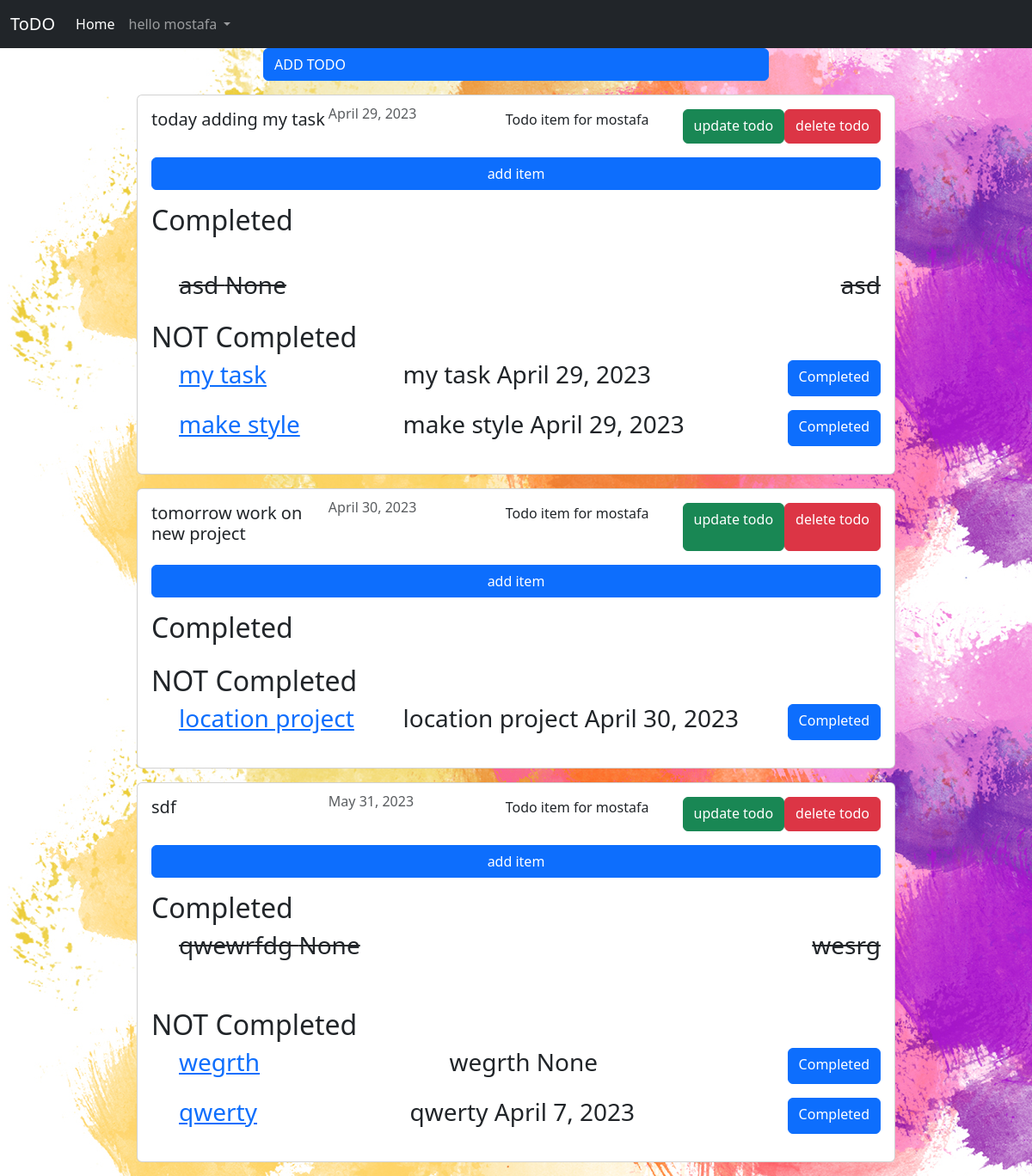
Page / (signed in) on the earlier database version.
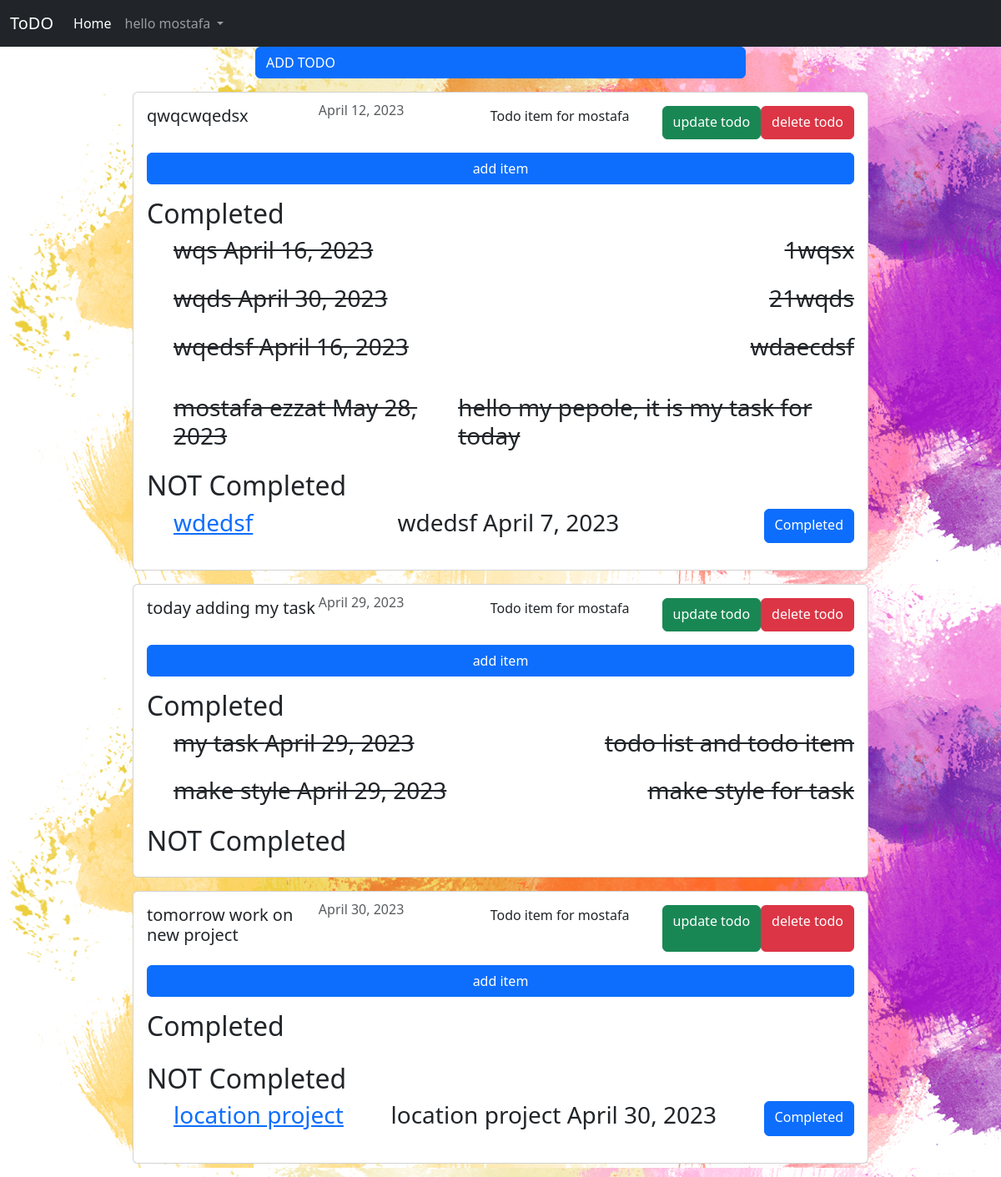
Same page on the later database version.
### users/models.py (models this page shows, shortened)
class CustomUser(AbstractUser , PermissionsMixin):
    email = models.EmailField(verbose_name='email' , max_length=60 , unique=True)
    user_name = models.CharField(max_length=30 , unique=True)
    start_date = models.DateTimeField(auto_now_add=True , verbose_name='date joined')
    last_login = models.DateTimeField(auto_now=True , verbose_name='last login')
    is_staff = models.BooleanField(default=False)
    is_active = models.BooleanField(default=False)
    is_admin = models.BooleanField(default=False)
    is_superuser = models.BooleanField(default=False)
    username = None
    USERNAME_FIELD = 'email'
    REQUIRED_FIELDS = ['user_name']
    objects = MyAccountManager()

### main/models.py (models this page shows, shortened)
class Todo(models.Model):
    user = models.ForeignKey(CustomUser,on_delete=models.CASCADE)
    title=models.CharField(max_length=150)
    date_created = models.DateField(null=True , blank=True)

class TodoItem(models.Model):
    title=models.CharField(max_length=150)
    description=models.TextField()
    is_completed = models.BooleanField(default=False)
    date_created = models.DateField(null=True , blank=True)
    todo = models.ForeignKey(Todo , on_delete=models.CASCADE)

### main/views.py (the view)
# urls.py: path('', views.home , name="home"),
@login_required(login_url="login")
def home(request):
    if request.user:
        todos = Todo.objects.filter( user = request.user)
        todos = todos.order_by("date_created")
    else:
        return redirect("login")
    context = {"user": request.user, "todos": todos}
    return render(request, "home.html", context)

### Templates/home.html
{% extends 'base.html' %} {% block content %}
<div class="container-fluid">
  <a class="btn btn-primary d-flex w-50 m-auto" href="{% url 'createtodo'%}">
    ADD TODO</a
  >
  {% for todo in todos %}
  <div class="card my-3 p-3 d-flex flex-column w-75 m-auto">
    <div class="d-flex flex-nowrap justify-content-evenly">
      <h5 class="card-title col">{{todo.title}}</h5>
      <h6 class="card-subtitle mb-2 text-muted col">{{todo.date_created}}</h6>
      <p class="card-text col">Todo item for {{user.user_name}}</p>
      <a class="btn btn-success" href="{% url 'updatetodo' todo.id%}">
        update todo</a
      >
      <a class="btn btn-danger" href="{% url 'deletetodo' todo.id%}">
        delete todo</a
      >
    </div>
    <a class="btn btn-primary my-3" href="{% url 'createitem' todo.id%}">
      add item</a
    >
    <h2>Completed</h2>
    {% for item in todo.todoitem_set.all %}
    <ol class="text-decoration-line-through">
      {% if item.is_completed %}
      <li class="d-flex flex-nowrap justify-content-between">
        <h3>{{item.title}} {{item.date_created}}</h3>
        <h3>{{item.description}}</h3>
      </li>
      {% endif %}
    </ol>
    {% endfor %}
    <h2>NOT Completed</h2>
    {% for item in todo.todoitem_set.all %} {% if item.is_completed == False %}
    <ol>
      <li class="d-flex flex-nowrap justify-content-between">
        <h3>
          <a class="my-3" href="{% url 'detailed' todo.id%}">
            {{item.title}}</a
          >
        </h3>
        <h3>{{item.title}} {{item.date_created}}</h3>
        <a class="btn btn-primary" href="{% url 'completed' item.id %}">
          Completed
        </a>
      </li>
    </ol>
    {% endif %} {% endfor %}
  </div>
  {% endfor %}
</div>
{% endblock content %}

### Templates/base.html (shortened to what this page needs)
{% load static %}
<!DOCTYPE html>
<html lang="en">
  <head>
    <link rel="stylesheet" href="{% static 'css/base.css' %}" />
    <link
      href="https://cdn.jsdelivr.net/npm/bootstrap@5.3.0-alpha3/dist/css/bootstrap.min.css"
      rel="stylesheet"
    />
  </head>
  <body style="background: url('{% static '/img/cover.jpg' %}')" >
    {% block body %}
    {% include "navbar.html" %}
     {% block content %}
     {% endblock content %}
     {% endblock body %}
  </body>
</html>

### Templates/navbar.html (shortened to what this page needs)
{% load static %}
<nav class="navbar navbar-expand-lg navbar-dark bg-dark">
  <div class="container-fluid">
    <a class="navbar-brand" href="{% url 'home'%}">ToDO</a>
    <div class="collapse navbar-collapse" id="navbarNavDropdown">
      <ul class="navbar-nav">
        <li class="nav-item">
          <a class="nav-link active" aria-current="page" href="{% url 'home'%}"
            >Home</a
          >
        </li>
        {% if user.is_authenticated %}
        <li class="nav-item dropdown">
          <a
            class="nav-link dropdown-toggle"
            href="#"
            id="navbarDropdown"
            role="button"
            data-toggle="dropdown"
            aria-haspopup="true"
            aria-expanded="false"
          >
            hello {{user.user_name}}
          </a>
        </li>
        {% endif %}
      </ul>
    </div>
  </div>
</nav>

Differences in the rows shown:
removed TodoItem: title "asd", date_created "None", description "asd", shown under Todo "today adding my task"
removed Todo: title "sdf", date_created "May 31, 2023", {{ user.user_name }} "mostafa"
removed TodoItem: title "qwewrfdg", date_created "None", description "wesrg", shown under "sdf"
removed TodoItem: title "wegrth", date_created "None", shown under "sdf"
removed TodoItem: title "qwerty", date_created "April 7, 2023", shown under "sdf"
added Todo: title "qwqcwqedsx", date_created "April 12, 2023", {{ user.user_name }} "mostafa"
added TodoItem: title "wqs", date_created "April 16, 2023", description "1wqsx", shown under "qwqcwqedsx"
added TodoItem: title "wqds", date_created "April 30, 2023", description "21wqds", shown under "qwqcwqedsx"
added TodoItem: title "wqedsf", date_created "April 16, 2023", description "wdaecdsf", shown under "qwqcwqedsx"
added TodoItem: title "mostafa ezzat", date_created "May 28, 2023", description "hello my pepole, it is my task for today", shown under "qwqcwqedsx"
added TodoItem: title "wdedsf", date_created "April 7, 2023", shown under "qwqcwqedsx"
changed Todo "today adding my task": gains TodoItem (title "my task", date_created "April 29, 2023", description "todo list and todo item"); gains TodoItem (title "make style", date_created "April 29, 2023", description "make style for task"); loses TodoItem (title "my task", date_created "April 29, 2023"); loses TodoItem (title "make style", date_created "April 29, 2023")
